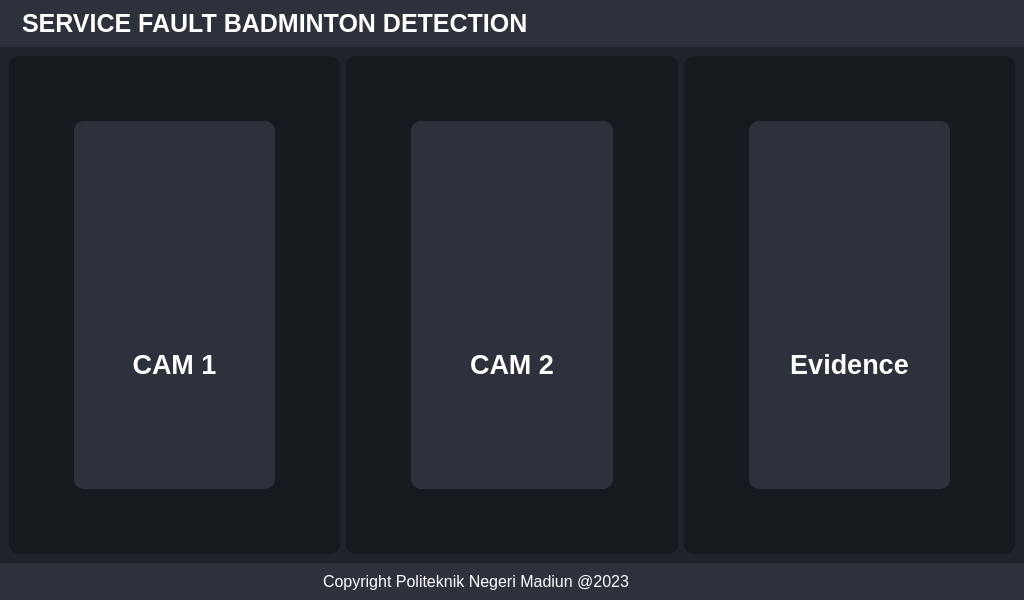
<?xml version="1.0" encoding="UTF-8"?>
<ui version="4.0">
 <class>MainWindow</class>
 <widget class="QMainWindow" name="MainWindow">
  <property name="geometry">
   <rect>
    <x>0</x>
    <y>0</y>
    <width>1024</width>
    <height>600</height>
   </rect>
  </property>
  <property name="minimumSize">
   <size>
    <width>1024</width>
    <height>600</height>
   </size>
  </property>
  <property name="maximumSize">
   <size>
    <width>1024</width>
    <height>600</height>
   </size>
  </property>
  <property name="windowTitle">
   <string>MainWindow</string>
  </property>
  <property name="styleSheet">
   <string notr="true">*{
	border: none;
	background-color: transparent;
	background: transparent;
	padding: 0;
	margin: 0;
	color: #fff;
}
#centralwidget{
	background-color: #1f232a;
}
#leftMenuSubContainer{
	background-color: #16191d;
}
#leftMenuSubContainer QPushButton{
	text-align: left;
	padding: 5px 10px;
	border-top-left-radius: 10px;
	border-bottom-left-radius: 10px;
}
#centerMenuSubContainer{
	background-color: #2c313c;
}
#frame_4, #frame_8, #frame_11, #frame_13, #frame_14, #frame_15, #popupNotificationSubContainer, #rightMenuSubContainer,  #mainContensContainer, #midContentcontainer{
	background-color: #16191d;
	border-radius: 10px;
}
#headerContainer, #footerContainer, #frame_8, #frame_11, #frame_15{
	background-color: #2c313c;
}
#pushButton_2{
	background-color: rgb(85, 170, 0);
}</string>
  </property>
  <widget class="QWidget" name="centralwidget">
   <layout class="QHBoxLayout" name="horizontalLayout">
    <property name="spacing">
     <number>0</number>
    </property>
    <property name="leftMargin">
     <number>0</number>
    </property>
    <property name="topMargin">
     <number>0</number>
    </property>
    <property name="rightMargin">
     <number>0</number>
    </property>
    <property name="bottomMargin">
     <number>0</number>
    </property>
    <item>
     <widget class="QWidget" name="mainBodyContainer" native="true">
      <property name="sizePolicy">
       <sizepolicy hsizetype="Expanding" vsizetype="Preferred">
        <horstretch>0</horstretch>
        <verstretch>0</verstretch>
       </sizepolicy>
      </property>
      <property name="styleSheet">
       <string notr="true"/>
      </property>
      <layout class="QVBoxLayout" name="verticalLayout_10">
       <property name="spacing">
        <number>0</number>
       </property>
       <property name="leftMargin">
        <number>0</number>
       </property>
       <property name="topMargin">
        <number>0</number>
       </property>
       <property name="rightMargin">
        <number>0</number>
       </property>
       <property name="bottomMargin">
        <number>0</number>
       </property>
       <item alignment="Qt::AlignTop">
        <widget class="QWidget" name="headerContainer" native="true">
         <layout class="QHBoxLayout" name="horizontalLayout_4">
          <item alignment="Qt::AlignLeft">
           <widget class="QFrame" name="frame_5">
            <property name="frameShape">
             <enum>QFrame::StyledPanel</enum>
            </property>
            <property name="frameShadow">
             <enum>QFrame::Raised</enum>
            </property>
            <layout class="QHBoxLayout" name="horizontalLayout_7">
             <property name="spacing">
              <number>6</number>
             </property>
             <property name="leftMargin">
              <number>0</number>
             </property>
             <property name="topMargin">
              <number>0</number>
             </property>
             <property name="rightMargin">
              <number>0</number>
             </property>
             <property name="bottomMargin">
              <number>0</number>
             </property>
             <item>
              <widget class="QLabel" name="label_5">
               <property name="maximumSize">
                <size>
                 <width>78</width>
                 <height>78</height>
                </size>
               </property>
               <property name="lineWidth">
                <number>1</number>
               </property>
               <property name="text">
                <string/>
               </property>
               <property name="pixmap">
                <pixmap resource="resources.qrc">:/images/badminton no bg.png</pixmap>
               </property>
               <property name="scaledContents">
                <bool>true</bool>
               </property>
              </widget>
             </item>
             <item>
              <widget class="QLabel" name="label_6">
               <property name="font">
                <font>
                 <pointsize>19</pointsize>
                 <weight>75</weight>
                 <bold>true</bold>
                </font>
               </property>
               <property name="text">
                <string>SERVICE FAULT BADMINTON DETECTION</string>
               </property>
              </widget>
             </item>
            </layout>
           </widget>
          </item>
          <item>
           <widget class="QFrame" name="frame">
            <property name="frameShape">
             <enum>QFrame::StyledPanel</enum>
            </property>
            <property name="frameShadow">
             <enum>QFrame::Raised</enum>
            </property>
           </widget>
          </item>
          <item alignment="Qt::AlignRight">
           <widget class="QFrame" name="frame_7">
            <property name="frameShape">
             <enum>QFrame::StyledPanel</enum>
            </property>
            <property name="frameShadow">
             <enum>QFrame::Raised</enum>
            </property>
            <layout class="QHBoxLayout" name="horizontalLayout_5">
             <property name="spacing">
              <number>6</number>
             </property>
             <property name="leftMargin">
              <number>0</number>
             </property>
             <property name="topMargin">
              <number>0</number>
             </property>
             <property name="rightMargin">
              <number>0</number>
             </property>
             <property name="bottomMargin">
              <number>0</number>
             </property>
             <item>
              <widget class="QPushButton" name="closeBtn">
               <property name="toolTip">
                <string>Close Window</string>
               </property>
               <property name="text">
                <string/>
               </property>
               <property name="icon">
                <iconset resource="resources.qrc">
                 <normaloff>:/images/icons/x-circle.svg</normaloff>:/images/icons/x-circle.svg</iconset>
               </property>
               <property name="iconSize">
                <size>
                 <width>31</width>
                 <height>31</height>
                </size>
               </property>
              </widget>
             </item>
            </layout>
           </widget>
          </item>
         </layout>
        </widget>
       </item>
       <item>
        <widget class="QWidget" name="mainBodyContent" native="true">
         <property name="sizePolicy">
          <sizepolicy hsizetype="Preferred" vsizetype="Expanding">
           <horstretch>0</horstretch>
           <verstretch>0</verstretch>
          </sizepolicy>
         </property>
         <layout class="QHBoxLayout" name="horizontalLayout_8">
          <item>
           <widget class="QWidget" name="mainContensContainer" native="true">
            <layout class="QVBoxLayout" name="verticalLayout_15">
             <property name="spacing">
              <number>0</number>
             </property>
             <property name="leftMargin">
              <number>0</number>
             </property>
             <property name="topMargin">
              <number>0</number>
             </property>
             <property name="rightMargin">
              <number>0</number>
             </property>
             <property name="bottomMargin">
              <number>0</number>
             </property>
             <item>
              <widget class="QWidget" name="mainContensSubContainer" native="true">
               <layout class="QHBoxLayout" name="horizontalLayout_14">
                <property name="leftMargin">
                 <number>5</number>
                </property>
                <property name="topMargin">
                 <number>5</number>
                </property>
                <property name="rightMargin">
                 <number>5</number>
                </property>
                <property name="bottomMargin">
                 <number>5</number>
                </property>
                <item>
                 <widget class="QWidget" name="widget_7" native="true">
                  <layout class="QVBoxLayout" name="verticalLayout_14">
                   <property name="spacing">
                    <number>0</number>
                   </property>
                   <property name="leftMargin">
                    <number>0</number>
                   </property>
                   <property name="topMargin">
                    <number>0</number>
                   </property>
                   <property name="rightMargin">
                    <number>0</number>
                   </property>
                   <property name="bottomMargin">
                    <number>0</number>
                   </property>
                   <item>
                    <widget class="QWidget" name="widget_5" native="true">
                     <layout class="QHBoxLayout" name="horizontalLayout_2" stretch="0">
                      <property name="spacing">
                       <number>60</number>
                      </property>
                      <property name="leftMargin">
                       <number>60</number>
                      </property>
                      <property name="topMargin">
                       <number>60</number>
                      </property>
                      <property name="rightMargin">
                       <number>60</number>
                      </property>
                      <property name="bottomMargin">
                       <number>60</number>
                      </property>
                      <item>
                       <widget class="QFrame" name="frame_15">
                        <property name="frameShape">
                         <enum>QFrame::StyledPanel</enum>
                        </property>
                        <property name="frameShadow">
                         <enum>QFrame::Raised</enum>
                        </property>
                        <layout class="QVBoxLayout" name="verticalLayout">
                         <property name="spacing">
                          <number>0</number>
                         </property>
                         <property name="leftMargin">
                          <number>0</number>
                         </property>
                         <property name="topMargin">
                          <number>0</number>
                         </property>
                         <property name="rightMargin">
                          <number>0</number>
                         </property>
                         <property name="bottomMargin">
                          <number>0</number>
                         </property>
                         <item>
                          <widget class="QPushButton" name="pushButton_11">
                           <property name="text">
                            <string/>
                           </property>
                           <property name="icon">
                            <iconset resource="resources.qrc">
                             <normaloff>:/images/icons/video.svg</normaloff>:/images/icons/video.svg</iconset>
                           </property>
                           <property name="iconSize">
                            <size>
                             <width>43</width>
                             <height>43</height>
                            </size>
                           </property>
                           <property name="autoRepeat">
                            <bool>false</bool>
                           </property>
                          </widget>
                         </item>
                         <item>
                          <widget class="QPushButton" name="pushButton">
                           <property name="font">
                            <font>
                             <pointsize>20</pointsize>
                             <weight>75</weight>
                             <bold>true</bold>
                            </font>
                           </property>
                           <property name="styleSheet">
                            <string notr="true">QPushButton:enabled {
	color: white;
}

QPushButton:pressed {
	color: rgb(167, 167, 167);
}

QPushButton:hover:!pressed {
	color: rgb(167, 167, 167);
}

QPushButton:disabled {
	color: rgb(167, 167, 167);
}</string>
                           </property>
                           <property name="text">
                            <string>CAM 1</string>
                           </property>
                          </widget>
                         </item>
                        </layout>
                       </widget>
                      </item>
                     </layout>
                    </widget>
                   </item>
                  </layout>
                 </widget>
                </item>
               </layout>
              </widget>
             </item>
            </layout>
           </widget>
          </item>
          <item>
           <widget class="QWidget" name="midContentcontainer" native="true">
            <layout class="QVBoxLayout" name="verticalLayout_16">
             <property name="spacing">
              <number>0</number>
             </property>
             <property name="leftMargin">
              <number>0</number>
             </property>
             <property name="topMargin">
              <number>0</number>
             </property>
             <property name="rightMargin">
              <number>0</number>
             </property>
             <property name="bottomMargin">
              <number>0</number>
             </property>
             <item>
              <widget class="QWidget" name="widget_6" native="true">
               <layout class="QVBoxLayout" name="verticalLayout_3" stretch="0">
                <property name="spacing">
                 <number>7</number>
                </property>
                <property name="leftMargin">
                 <number>5</number>
                </property>
                <property name="topMargin">
                 <number>5</number>
                </property>
                <property name="rightMargin">
                 <number>5</number>
                </property>
                <property name="bottomMargin">
                 <number>5</number>
                </property>
                <item>
                 <widget class="QWidget" name="widget_4" native="true">
                  <layout class="QVBoxLayout" name="verticalLayout_4" stretch="0">
                   <property name="spacing">
                    <number>60</number>
                   </property>
                   <property name="leftMargin">
                    <number>60</number>
                   </property>
                   <property name="topMargin">
                    <number>60</number>
                   </property>
                   <property name="rightMargin">
                    <number>60</number>
                   </property>
                   <property name="bottomMargin">
                    <number>60</number>
                   </property>
                   <item>
                    <widget class="QFrame" name="frame_11">
                     <property name="frameShape">
                      <enum>QFrame::StyledPanel</enum>
                     </property>
                     <property name="frameShadow">
                      <enum>QFrame::Raised</enum>
                     </property>
                     <layout class="QVBoxLayout" name="verticalLayout_2">
                      <property name="spacing">
                       <number>0</number>
                      </property>
                      <property name="leftMargin">
                       <number>0</number>
                      </property>
                      <property name="topMargin">
                       <number>0</number>
                      </property>
                      <property name="rightMargin">
                       <number>0</number>
                      </property>
                      <property name="bottomMargin">
                       <number>0</number>
                      </property>
                      <item>
                       <widget class="QPushButton" name="pushButton_9">
                        <property name="font">
                         <font>
                          <weight>50</weight>
                          <bold>false</bold>
                         </font>
                        </property>
                        <property name="text">
                         <string/>
                        </property>
                        <property name="icon">
                         <iconset resource="resources.qrc">
                          <normaloff>:/images/icons/video.png</normaloff>:/images/icons/video.png</iconset>
                        </property>
                        <property name="iconSize">
                         <size>
                          <width>43</width>
                          <height>43</height>
                         </size>
                        </property>
                       </widget>
                      </item>
                      <item>
                       <widget class="QPushButton" name="pushButton_16">
                        <property name="font">
                         <font>
                          <pointsize>20</pointsize>
                          <weight>75</weight>
                          <bold>true</bold>
                         </font>
                        </property>
                        <property name="styleSheet">
                         <string notr="true">QPushButton:enabled {
	color: white;
}

QPushButton:pressed {
	color: rgb(167, 167, 167);
}

QPushButton:hover:!pressed {
	color: rgb(167, 167, 167);
}

QPushButton:disabled {
	color: rgb(167, 167, 167);
}</string>
                        </property>
                        <property name="text">
                         <string>CAM 2</string>
                        </property>
                        <property name="iconSize">
                         <size>
                          <width>40</width>
                          <height>40</height>
                         </size>
                        </property>
                       </widget>
                      </item>
                     </layout>
                    </widget>
                   </item>
                  </layout>
                 </widget>
                </item>
               </layout>
              </widget>
             </item>
            </layout>
           </widget>
          </item>
          <item>
           <widget class="QWidget" name="rightMenuContainer" native="true">
            <property name="minimumSize">
             <size>
              <width>200</width>
              <height>0</height>
             </size>
            </property>
            <property name="sizeIncrement">
             <size>
              <width>0</width>
              <height>0</height>
             </size>
            </property>
            <layout class="QHBoxLayout" name="horizontalLayout_13">
             <property name="spacing">
              <number>0</number>
             </property>
             <property name="leftMargin">
              <number>0</number>
             </property>
             <property name="topMargin">
              <number>0</number>
             </property>
             <property name="rightMargin">
              <number>0</number>
             </property>
             <property name="bottomMargin">
              <number>0</number>
             </property>
             <item>
              <widget class="QWidget" name="rightMenuSubContainer" native="true">
               <property name="enabled">
                <bool>true</bool>
               </property>
               <property name="minimumSize">
                <size>
                 <width>200</width>
                 <height>0</height>
                </size>
               </property>
               <property name="sizeIncrement">
                <size>
                 <width>0</width>
                 <height>0</height>
                </size>
               </property>
               <layout class="QVBoxLayout" name="verticalLayout_13">
                <property name="leftMargin">
                 <number>5</number>
                </property>
                <property name="topMargin">
                 <number>5</number>
                </property>
                <property name="rightMargin">
                 <number>5</number>
                </property>
                <property name="bottomMargin">
                 <number>5</number>
                </property>
                <item>
                 <widget class="QWidget" name="widget_8" native="true">
                  <layout class="QVBoxLayout" name="verticalLayout_17" stretch="0">
                   <property name="spacing">
                    <number>60</number>
                   </property>
                   <property name="leftMargin">
                    <number>60</number>
                   </property>
                   <property name="topMargin">
                    <number>60</number>
                   </property>
                   <property name="rightMargin">
                    <number>60</number>
                   </property>
                   <property name="bottomMargin">
                    <number>60</number>
                   </property>
                   <item>
                    <widget class="QFrame" name="frame_8">
                     <property name="frameShape">
                      <enum>QFrame::StyledPanel</enum>
                     </property>
                     <property name="frameShadow">
                      <enum>QFrame::Raised</enum>
                     </property>
                     <layout class="QVBoxLayout" name="verticalLayout_5">
                      <property name="spacing">
                       <number>0</number>
                      </property>
                      <property name="leftMargin">
                       <number>0</number>
                      </property>
                      <property name="topMargin">
                       <number>0</number>
                      </property>
                      <property name="rightMargin">
                       <number>0</number>
                      </property>
                      <property name="bottomMargin">
                       <number>0</number>
                      </property>
                      <item>
                       <widget class="QPushButton" name="pushButton_12">
                        <property name="text">
                         <string/>
                        </property>
                        <property name="icon">
                         <iconset resource="resources.qrc">
                          <normaloff>:/images/icons/aperture.svg</normaloff>:/images/icons/aperture.svg</iconset>
                        </property>
                        <property name="iconSize">
                         <size>
                          <width>43</width>
                          <height>43</height>
                         </size>
                        </property>
                        <property name="shortcut">
                         <string>Ctrl+S</string>
                        </property>
                       </widget>
                      </item>
                      <item>
                       <widget class="QPushButton" name="EvidenceBtn">
                        <property name="font">
                         <font>
                          <pointsize>20</pointsize>
                          <weight>75</weight>
                          <bold>true</bold>
                         </font>
                        </property>
                        <property name="toolTip">
                         <string>Capture</string>
                        </property>
                        <property name="styleSheet">
                         <string notr="true">QPushButton:enabled {
	color: white;
}

QPushButton:pressed {
	color: rgb(167, 167, 167);
}

QPushButton:hover:!pressed {
	color: rgb(167, 167, 167);
}

QPushButton:disabled {
	color: rgb(167, 167, 167);
}</string>
                        </property>
                        <property name="text">
                         <string>Evidence</string>
                        </property>
                        <property name="iconSize">
                         <size>
                          <width>40</width>
                          <height>40</height>
                         </size>
                        </property>
                       </widget>
                      </item>
                     </layout>
                    </widget>
                   </item>
                  </layout>
                 </widget>
                </item>
               </layout>
              </widget>
             </item>
            </layout>
           </widget>
          </item>
         </layout>
        </widget>
       </item>
       <item>
        <widget class="QWidget" name="footerContainer" native="true">
         <layout class="QHBoxLayout" name="horizontalLayout_11">
          <property name="spacing">
           <number>0</number>
          </property>
          <property name="leftMargin">
           <number>0</number>
          </property>
          <property name="topMargin">
           <number>0</number>
          </property>
          <property name="bottomMargin">
           <number>0</number>
          </property>
          <item>
           <widget class="QFrame" name="frame_10">
            <property name="frameShape">
             <enum>QFrame::StyledPanel</enum>
            </property>
            <property name="frameShadow">
             <enum>QFrame::Raised</enum>
            </property>
            <layout class="QHBoxLayout" name="horizontalLayout_12">
             <item>
              <widget class="QLabel" name="label_15">
               <property name="font">
                <font>
                 <pointsize>12</pointsize>
                </font>
               </property>
               <property name="text">
                <string>Copyright Politeknik Negeri Madiun @2023</string>
               </property>
               <property name="alignment">
                <set>Qt::AlignCenter</set>
               </property>
              </widget>
             </item>
             <item>
              <widget class="QLabel" name="label_16">
               <property name="minimumSize">
                <size>
                 <width>0</width>
                 <height>0</height>
                </size>
               </property>
               <property name="maximumSize">
                <size>
                 <width>57</width>
                 <height>57</height>
                </size>
               </property>
               <property name="frameShape">
                <enum>QFrame::StyledPanel</enum>
               </property>
               <property name="frameShadow">
                <enum>QFrame::Plain</enum>
               </property>
               <property name="text">
                <string/>
               </property>
               <property name="pixmap">
                <pixmap resource="resources.qrc">:/images/poltek.png</pixmap>
               </property>
               <property name="scaledContents">
                <bool>true</bool>
               </property>
              </widget>
             </item>
            </layout>
           </widget>
          </item>
         </layout>
        </widget>
       </item>
      </layout>
     </widget>
    </item>
   </layout>
  </widget>
 </widget>
 <resources>
  <include location="resources.qrc"/>
 </resources>
 <connections>
  <connection>
   <sender>closeBtn</sender>
   <signal>clicked()</signal>
   <receiver>MainWindow</receiver>
   <slot>close()</slot>
   <hints>
    <hint type="sourcelabel">
     <x>972</x>
     <y>40</y>
    </hint>
    <hint type="destinationlabel">
     <x>497</x>
     <y>311</y>
    </hint>
   </hints>
  </connection>
  <connection>
   <sender>EvidenceBtn</sender>
   <signal>clicked()</signal>
   <receiver>rightMenuContainer</receiver>
   <slot>show()</slot>
   <hints>
    <hint type="sourcelabel">
     <x>61</x>
     <y>128</y>
    </hint>
    <hint type="destinationlabel">
     <x>884</x>
     <y>264</y>
    </hint>
   </hints>
  </connection>
 </connections>
</ui>
